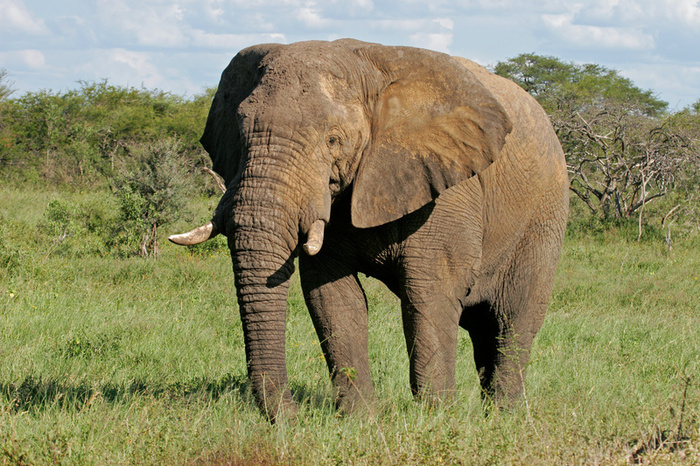
#> input picture keras-applications/tests/data/elephant.jpg, 700 x 466 px
$ python -i image_quality_service.py   (imports and definitions only)
#> lines starting #> are read from the running program, lines starting #| are printed output that depends on the picture
"""
Image Quality Service

Checks uploaded food photos for:
- Blur (Laplacian variance)
- Brightness (too dark / too bright)
- Centering (is food roughly in the frame centre?)
- Basic content check (non-trivial image, not all one colour)

Returns a composite quality score [0..1] and an optional retake suggestion.

Dependencies:
- Pillow + numpy (same as segmentation_service — degrade gracefully if absent)
"""

import base64
import io
import logging
import math
from typing import Dict, Any, Optional

logger = logging.getLogger(__name__)

try:
    from PIL import Image as _PILImage, ImageFilter as _ImageFilter
    import numpy as _np
    _PIL_AVAILABLE = True
except ImportError:
    _PIL_AVAILABLE = False
    logger.warning("⚠️ Pillow/numpy not available – image quality checks will use static estimates")


# ── Thresholds ────────────────────────────────────────────────────────────────

_BLUR_THRESHOLD = 80.0          # Laplacian variance below this → blurry
_DARK_THRESHOLD = 0.18          # Mean luminance below this → too dark
_BRIGHT_THRESHOLD = 0.90        # Mean luminance above this → too bright
_MIN_VARIANCE = 0.002           # Nearly flat image → likely blank/covered lens


# ── Main public function ──────────────────────────────────────────────────────

def check_image_quality(image_b64: str) -> Dict[str, Any]:
    """
    Analyse a single base64-encoded image and return quality metrics.

    Returns:
        {
            "quality_score":          float [0..1],
            "blur_score":             float [0..1]  (1 = sharp),
            "brightness_score":       float [0..1]  (1 = ideal),
            "centering_score":        float [0..1]  (1 = centred),
            "blur_detected":          bool,
            "too_dark":               bool,
            "too_bright":             bool,
            "issues":                 List[str],
            "retake_recommendation":  str | None,
        }
    """
    if not _PIL_AVAILABLE:
        return _static_ok()

    try:
        raw = base64.b64decode(image_b64)
        img = _PILImage.open(io.BytesIO(raw)).convert("RGB")
    except Exception as exc:
        logger.warning(f"⚠️ Could not decode image for quality check: {exc}")
        return _static_ok()

    # Downscale for speed
    max_w = 320
    if img.width > max_w:
        ratio = max_w / img.width
        img = img.resize((max_w, int(img.height * ratio)), _PILImage.BILINEAR)

    arr = _np.array(img, dtype=_np.float32) / 255.0  # H×W×3

    issues: list[str] = []

    # ── Blur detection (Laplacian variance of luminance channel) ─────────────
    lum = 0.299 * arr[:, :, 0] + 0.587 * arr[:, :, 1] + 0.114 * arr[:, :, 2]
    lum_uint8 = (lum * 255).astype(_np.uint8)
    lum_pil = _PILImage.fromarray(lum_uint8, mode="L")
    lap = lum_pil.filter(_ImageFilter.FIND_EDGES)
    lap_arr = _np.array(lap, dtype=_np.float32)
    blur_variance = float(_np.var(lap_arr))
    blur_detected = blur_variance < _BLUR_THRESHOLD
    blur_score = float(min(1.0, blur_variance / (_BLUR_THRESHOLD * 3)))  # normalise

    if blur_detected:
        issues.append("Image is blurry – hold the camera still")

    # ── Brightness ────────────────────────────────────────────────────────────
    mean_lum = float(_np.mean(lum))
    too_dark = mean_lum < _DARK_THRESHOLD
    too_bright = mean_lum > _BRIGHT_THRESHOLD

    # Ideal brightness in [0.25, 0.80] → score=1; falls off on either side
    if 0.25 <= mean_lum <= 0.80:
        brightness_score = 1.0
    elif mean_lum < 0.25:
        brightness_score = float(mean_lum / 0.25)
    else:
        brightness_score = float(max(0.0, 1.0 - (mean_lum - 0.80) / 0.20))

    if too_dark:
        issues.append("Image is too dark – use better lighting")
    if too_bright:
        issues.append("Image is too bright / overexposed")

    # ── Centering ─────────────────────────────────────────────────────────────
    # Use saturation/value mask (same logic as segmentation heuristic)
    r, g, b = arr[:, :, 0], arr[:, :, 1], arr[:, :, 2]
    cmax = _np.maximum(_np.maximum(r, g), b)
    cmin = _np.minimum(_np.minimum(r, g), b)
    delta = cmax - cmin
    saturation = _np.where(cmax > 0, delta / (cmax + 1e-6), 0.0)

    food_mask = (saturation > 0.10) & (cmax > 0.15) & (cmax < 0.97)
    ys, xs = _np.where(food_mask)
    h, w = arr.shape[:2]

    if len(ys) > 200:
        food_cy, food_cx = float(_np.mean(ys)), float(_np.mean(xs))
        dist = math.sqrt((food_cy - h / 2) ** 2 + (food_cx - w / 2) ** 2)
        max_dist = math.sqrt((h / 2) ** 2 + (w / 2) ** 2) + 1e-6
        centering_score = float(max(0.0, 1.0 - dist / max_dist))

        coverage = len(ys) / (h * w + 1)
        if centering_score < 0.4:
            issues.append("Food appears off-centre – centre the plate in the frame")
        if coverage < 0.10:
            issues.append("Food takes up very little of the frame – move closer")
        if coverage > 0.85:
            issues.append("Image may be too close – move the camera back slightly")
    else:
        centering_score = 0.5
        issues.append("Could not detect food in image – ensure food is visible")

    # ── Composite quality score ───────────────────────────────────────────────
    quality_score = float(
        0.40 * blur_score +
        0.35 * brightness_score +
        0.25 * centering_score
    )
    quality_score = round(max(0.0, min(1.0, quality_score)), 3)

    # ── Retake recommendation ─────────────────────────────────────────────────
    retake: Optional[str] = None
    if quality_score < 0.45 or blur_detected or (too_dark and too_bright is False):
        if issues:
            retake = issues[0]  # primary issue
        else:
            retake = "Image quality is low – try retaking the photo"

    return {
        "quality_score": quality_score,
        "blur_score": round(blur_score, 3),
        "brightness_score": round(brightness_score, 3),
        "centering_score": round(centering_score, 3),
        "blur_detected": blur_detected,
        "too_dark": too_dark,
        "too_bright": too_bright,
        "issues": issues,
        "retake_recommendation": retake,
    }


def check_images_quality(images_b64: list[str]) -> Dict[str, Any]:
    """
    Check quality for multiple images and aggregate.

    Returns:
        {
            "per_image": [<per-image result>, ...],
            "avg_quality_score": float,
            "worst_quality_score": float,
            "any_blur": bool,
            "retake_recommendation": str | None,
        }
    """
    results = [check_image_quality(img) for img in images_b64]
    scores = [r["quality_score"] for r in results]
    avg_score = sum(scores) / len(scores) if scores else 0.5
    worst_score = min(scores) if scores else 0.5
    any_blur = any(r["blur_detected"] for r in results)

    # Gather unique retake messages
    retakes = [r["retake_recommendation"] for r in results if r["retake_recommendation"]]
    retake = retakes[0] if retakes else None

    return {
        "per_image": results,
        "avg_quality_score": round(avg_score, 3),
        "worst_quality_score": round(worst_score, 3),
        "any_blur": any_blur,
        "retake_recommendation": retake,
    }


# ── Internal helpers ──────────────────────────────────────────────────────────

def _static_ok() -> Dict[str, Any]:
    """Return a neutral 'OK' result when image analysis is unavailable."""
    return {
        "quality_score": 0.75,
        "blur_score": 0.75,
        "brightness_score": 0.75,
        "centering_score": 0.75,
        "blur_detected": False,
        "too_dark": False,
        "too_bright": False,
        "issues": [],
        "retake_recommendation": None,
    }

>>> import cv2
>>> picture = cv2.imread('../../keras-applications/tests/data/elephant.jpg', cv2.IMREAD_GRAYSCALE)
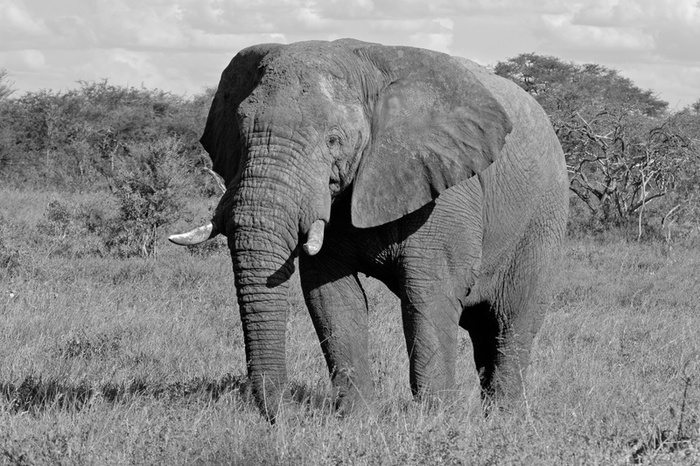
#> picture: shape (466, 700); min 0, max 255, mean 135.2
>>> result = check_image_quality(picture)
#> result = 9 items
